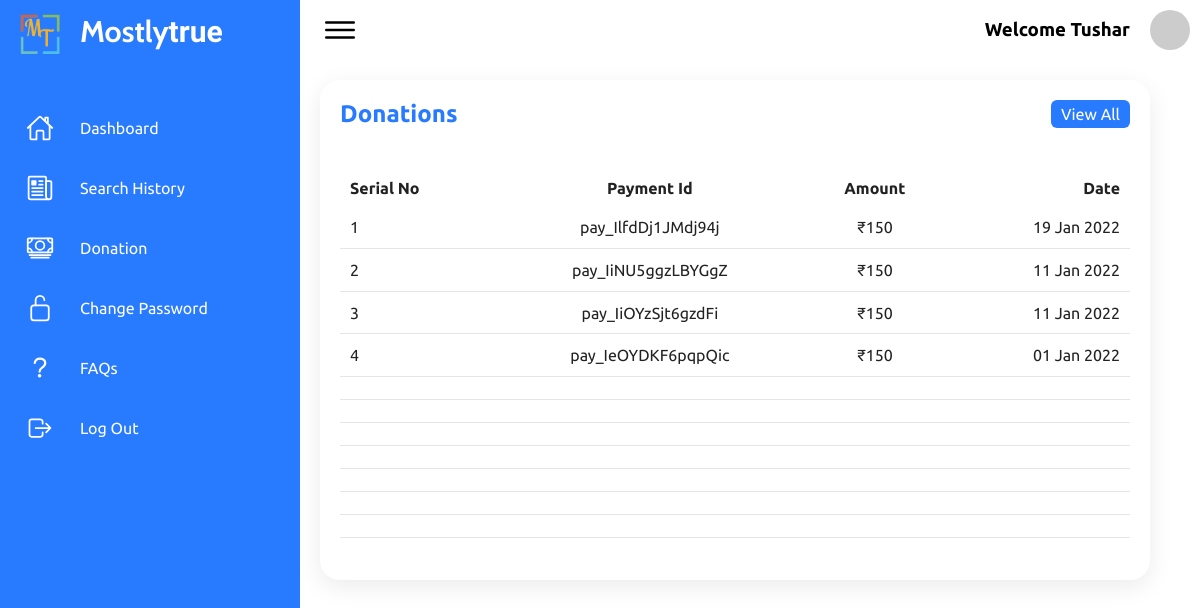
Screenshot of /website/user/donation_user.php (signed in) with the database file from the repository.
### tables this page shows
CREATE TABLE `payment` (
  `payment_id` varchar(30) NOT NULL,
  `amount` int(3) DEFAULT NULL,
  `date` date DEFAULT NULL
);

### website/user/donation_user.php (the view, shortened to what this page needs)
<html>
<head>
    <link href="css/donation_user.css?v=<?php echo time(); ?>" rel="stylesheet" type="text/css" />
</head>
<body>
    <div class="container">
        <div class="navigation">
            <ul>
                <li>
                    <a href="#">
                        <span class=icon><img style="width:40px; height:40px;" src="img/logo.webp"></span>
                        <span class="title" style="font-weight: 900; font-size: 30px;top:3px;">
                            <span style="font-family: 'Cabin', sans-serif;">Mostly</span><span style="font-family: 'Courgette', cursive;">true</span>
                        </span>
                    </a>
                </li>
                <li>
                    <a href="dashboard_user.php">
                        <span class=icon><ion-icon name="home-outline"></ion-icon></span>
                        <span class="title" >Dashboard</span>
                    </a>
                </li>
                <li>
                    <a href="searchhistory_user.php">
                        <span class=icon><ion-icon name="newspaper-outline"></ion-icon></span>
                        <span class="title" >Search History</span>
                    </a>
                </li>
                <li>
                    <a href="donation_user.php">
                        <span class=icon><ion-icon name="cash-outline"></ion-icon></span>
                        <span class="title">Donation</span>
                    </a>
                </li>
                <li>
                    <a href="change_password_user.php">
                        <span class=icon><ion-icon name="lock-open-outline"></ion-icon></span>
                        <span class="title">Change Password</span>
                    </a>
                </li>
                <li>
                    <a href="help_user.php">
                        <span class=icon><ion-icon name="help-outline"></ion-icon></span>
                        <span class="title">FAQs</span>
                    </a>
                </li>
                <li>
                    <a href="../logout.php">
                        <span class=icon><ion-icon name="log-out-outline"></ion-icon></span>
                        <span class="title">Log Out</span>
                    </a>
                </li>
            </ul>
        </div>
        <div class="main">
            <div class="topbar">
                <div class="toggle">
                    <ion-icon name="menu-outline"></ion-icon>
                </div>
                <div class="username">
                    <?php
                        if(isset($_SESSION['Login']))
                        {
                            echo '<h3> Welcome '. $_SESSION["Name"] . '</h3>';
                        }
                    ?>
                </div>
                <div class="user">
                <?php echo '<img src="https://avatars.dicebear.com/api/initials/'.$_SESSION["Name"].'.svg">' ?>
                </div>
            </div>
            <div class="details">
                <div class="recentOrders">
                    <div class="cardHeader">
                        <h2>Donations</h2>
                        <a href="#" class="btn">View All</a>
                    </div>
                    <table>
                    <?php
                         include('dbcon.php');
                         $id=$_SESSION["id"];
                         $query=mysqli_query($conn,"SELECT payment.payment_id, payment.amount, payment.date FROM payment, payuser_join WHERE payuser_join.payment_id=payment.payment_id  AND payuser_join.RUserID=$id ORDER BY payment.date DESC");
                         $srno=1;
                        if (mysqli_num_rows($query) == 0) {
                            echo "
                                    <h1 style='text-align:center;'>No result found</h1>
                                    ";
                         }
                        else{echo '
                        <thead>
                            <tr>
                            <td>Serial No</td>
                            <td>Payment Id</td>
                            <td>Amount</td>
                            <td>Date</td>
                            </tr>
                        </thead>
                        <tbody>';
                        while ($row=mysqli_fetch_array($query)){
                            $payment_id=$row['payment_id'];
                            $amount=$row['amount'];
                            $php_date=$row['date'];
                            $date=date("d  M  Y",strtotime($php_date));
                            ?>
                                <tr>
                                    <td><?php echo $srno++; ?></td>
                                    <td><?php echo $payment_id; ?></td>
                                    <td><?php echo '&#8377;'.$amount; ?></td>
                                    <td><?php echo $date; ?></td>
                                </tr>
                        <?php }} ?>
                        <?php
                        for($i=0;$i<8;$i++)
                        {
                            echo ' <tr>
                            <td> </td>
                            <td> </td>
                            <td> </td>
                            <td> </td>
                        </tr>';
                        }
                        ?>
                        </tbody>
                    </table>
                </div>
            </div>
        </div>
    </div>
</body>
</html>

### website/user/css/donation_user.css (style rules this page uses)
* { margin:0; padding:0; box-sizing: border-box; font-family: 'Ubuntu',sans-serif; }
:root { --blue: #287bff; --white: #fff; --grey: #f5f5f5; --black1: #222; --black2: #999; }
body { min-height: 100vh; overflow-x: hidden; }
.container { position:relative; width: 100%; }
.navigation { position: fixed; width: 300px; height: 100%; background: var(--blue); border-left: 10px solid var(--blue); transition:0.5s; overflow: hidden; }
.navigation ul { position: absolute; top:0; left:0; width: 100%; }
.navigation ul li { position: relative; width: 100%; border-top-left-radius: 30px; border-bottom-left-radius: 30px; }
.navigation ul li:nth-child(1) { margin-bottom: 40px; pointer-events: none; }
.navigation ul li a { position:relative; display:block; width: 100%; display:flex; text-decoration: none; color:var(--white); }
.navigation ul li a .icon { position: relative; display: block; min-width: 60px; height: 60px; line-height: 50px; top:14px; text-align: center; }
.navigation ul li a .icon ion-icon { font-size: 1.75em; }
.navigation ul li a .title { position: relative; display: block; padding: 0 10px; height: 60px; line-height: 57px; text-align: start; white-space: nowrap; }
.main { position: absolute; width: calc(100% - 300px); left: 300px; min-height: 100vh; background: var(--white); transition: 0.5s; }
.topbar { width:100%; height:60px; display:flex; justify-content: space-between; align-items: center; padding:0 10px; }
.toggle { position: relative; width: 60px; height: 60px; display: flex; justify-content: center; align-items: center; font-size: 2.5em; cursor: pointer; }
.user { position:relative; width: 40px; height: 40px; border-radius: 50%; overflow: hidden; cursor: pointer; }
.user img { position: absolute; top:0; left:0; width: 100%; height: 100%; object-fit: cover; }
.details { position: relative; width: 100%; padding:20px; display:grid; grid-template-columns: 2fr 1fr; grid-gap: 30px; }
.details .recentOrders { position: relative; display: grid; min-height: 500px; min-width: 150%; background: var(--white); padding: 20px; box-shadow: 0 7px 25px rgba(0,0,0,0.08); border-radius: 20px; }
.cardHeader { display: flex; justify-content: space-between; align-items: flex-start; }
.cardHeader h2 { font-weight:600; color:var(--blue); }
.btn { position: relative; padding: 5px 10px; background: var(--blue); text-decoration: none; color:var(--white); border-radius: 6px; }
.details table { width: 100%; border-collapse: collapse; margin-top: 10px; }
.details table thead td { font-weight: 600; }
.details .recentOrders table tr { color:var(--black1); border-bottom: 1px solid rgba(0,0,0,0.1); }
.details .recentOrders table tr:last-child { border-bottom:none; }
.details .recentOrders table tr td { padding: 10px; }
.details .recentOrders table tr td:last-child { text-align: end; }
.details .recentOrders table tr td:nth-child(2) { text-align: center; }
.details .recentOrders table tr td:nth-child(3) { text-align: center; }
.username { position: fixed; right: 70px; }

### rows the page displays
payment: payment_id "pay_IlfdDj1JMdj94j", amount "150", date "19 Jan 2022"
payment: payment_id "pay_IiNU5ggzLBYGgZ", amount "150", date "11 Jan 2022"
payment: payment_id "pay_IiOYzSjt6gzdFi", amount "150", date "11 Jan 2022"
payment: payment_id "pay_IeOYDKF6pqpQic", amount "150", date "01 Jan 2022"

### other values shown
$_SESSION["Name"] "Tushar"
